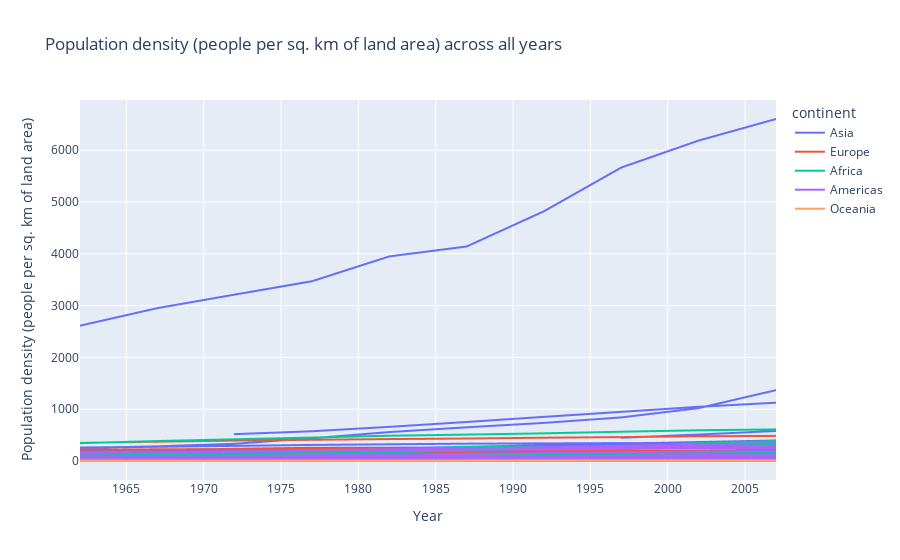

Notebook code for this chart:
### Markdown cell above
<h2>What is the country (or countries) that has the highest 'Population density (people per sq. km of land area)' across all years? (i.e., which country has the highest average ranking in this category across each time point in the dataset?)</h2>

### Code cell
fig = px.line(df, x="Year", y="Population density (people per sq. km of land area)", color="continent",
              line_group="Country Name", hover_name="Country Name", 
              title="Population density (people per sq. km of land area) across all years")
fig.show()
